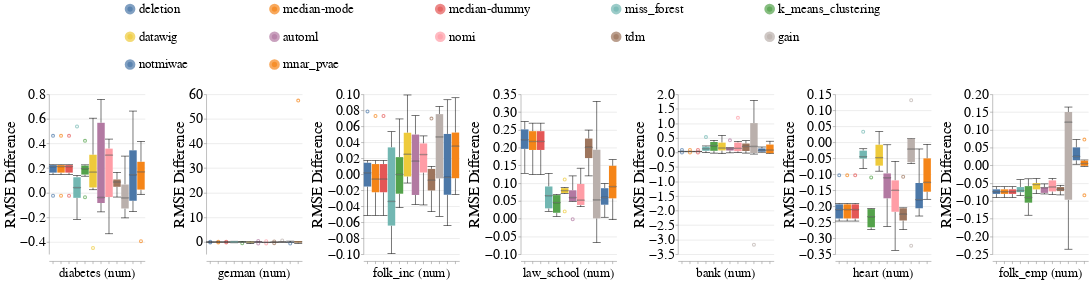

Notebook source saved alongside this figure:
### Code cell
create_box_plots_for_diff_imputers_and_datasets_for_mixed_exp(train_injection_scenario='mixed_exp',
                                                              test_injection_scenario='MCAR1 & MAR1 & MNAR1',
                                                              metric_name='rmse',
                                                              dataset_to_column_name=DATASET_TO_COLUMN_NAME,
                                                              dataset_to_group=DATASETS_SENSITIVE_ATTRS,
                                                              db_client=db_client,
                                                              without_dummy=False)

### Figure 1 — Vega-Lite specification as saved in the notebook (floating-point values rounded to 4 significant figures; data arrays with more than 128 entries replaced by an {"elided": "..."} marker saying what was removed)
{"config": {"view": {"continuousWidth": 400, "continuousHeight": 300, "stroke": null}, "axis": {"labelFontSize": 26, "labelFontWeight": "normal", "titleFontSize": 28, "titleFontWeight": "normal"}, "facet": {"spacing": 15}, "header": {"labelFontSize": 24, "labelOrient": "bottom", "labelPadding": 5, "titleFontSize": 28}, "legend": {"columns": 5, "direction": "horizontal", "labelFontSize": 24, "labelLimit": 400, "orient": "top", "symbolOffset": 140, "symbolStrokeWidth": 10, "titleAnchor": "middle", "titleFontSize": 26, "titleLimit": 300}, "title": {"fontSize": 28}}, "data": {"name": "data-079eaf4add5c79f437e4d4313b45a159"}, "mark": {"type": "boxplot", "median": {"stroke": "black", "strokeWidth": 0.7}, "ticks": true}, "encoding": {"color": {"field": "Null_Imputer_Name", "sort": ["deletion", "median-mode", "median-dummy", "miss_forest", "k_means_clustering", "datawig", "automl", "nomi", "tdm", "gain", "notmiwae"], "title": null, "type": "nominal"}, "column": {"field": "Extended_Dataset_Name", "sort": {"field": "Dataset_Sequence_Number", "order": "ascending"}, "title": null, "type": "nominal"}, "x": {"axis": {"labels": false}, "field": "Null_Imputer_Name", "sort": ["deletion", "median-mode", "median-dummy", "miss_forest", "k_means_clustering", "datawig", "automl", "nomi", "tdm", "gain", "notmiwae"], "title": null, "type": "nominal"}, "y": {"field": "Rmse_Difference", "scale": {"zero": false}, "title": "RMSE Difference", "type": "quantitative"}}, "resolve": {"scale": {"y": "independent"}}, "width": 180, "$schema": "https://vega.github.io/schema/vega-lite/v4.17.0.json", "datasets": {"data-079eaf4add5c79f437e4d4313b45a159": {"elided": "492 records"}}}
